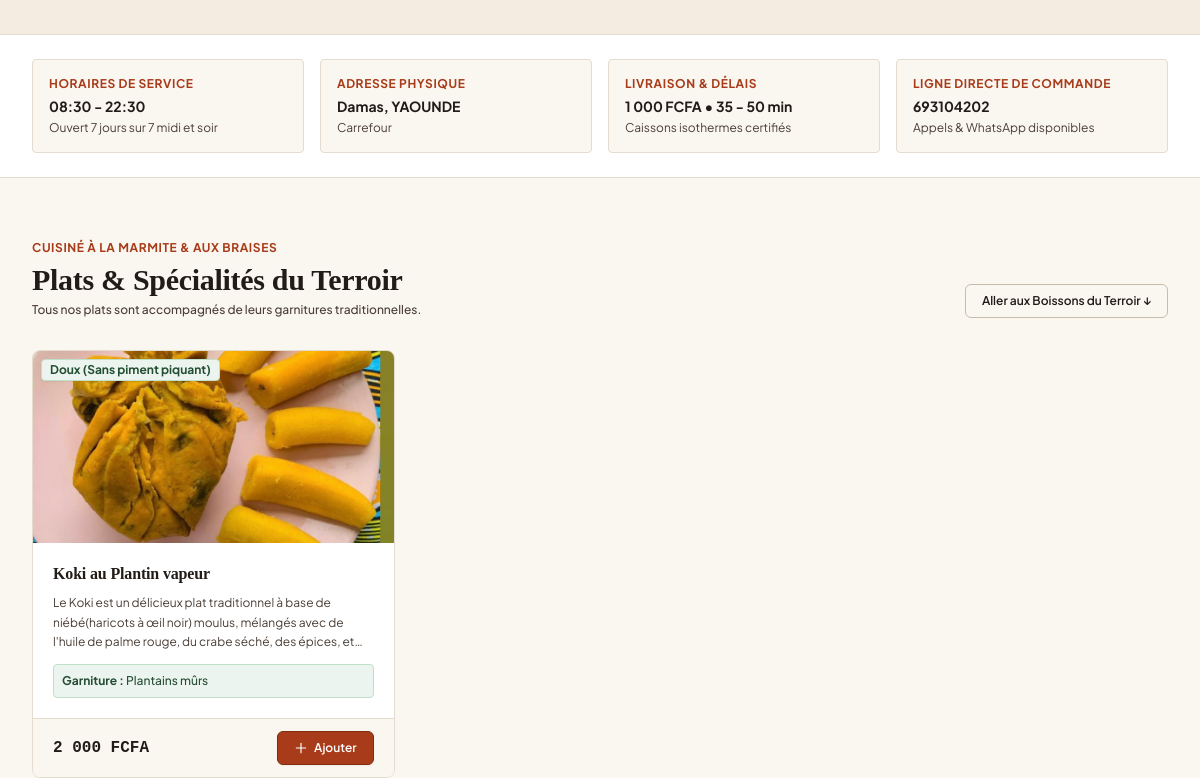
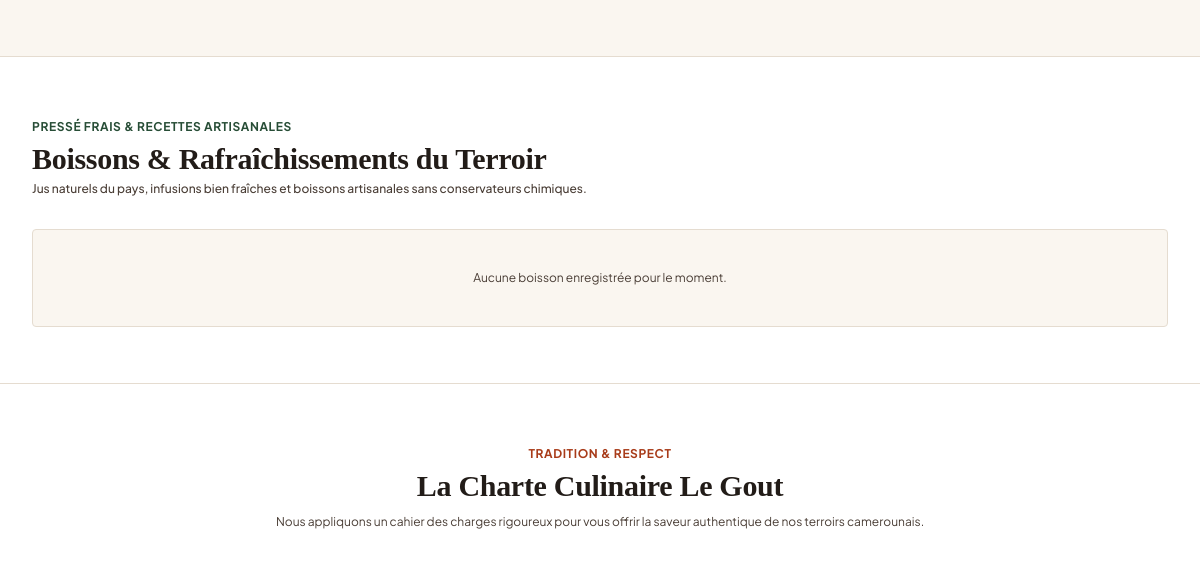
The app's page / (middle part), older data (2 pictures, top to bottom).
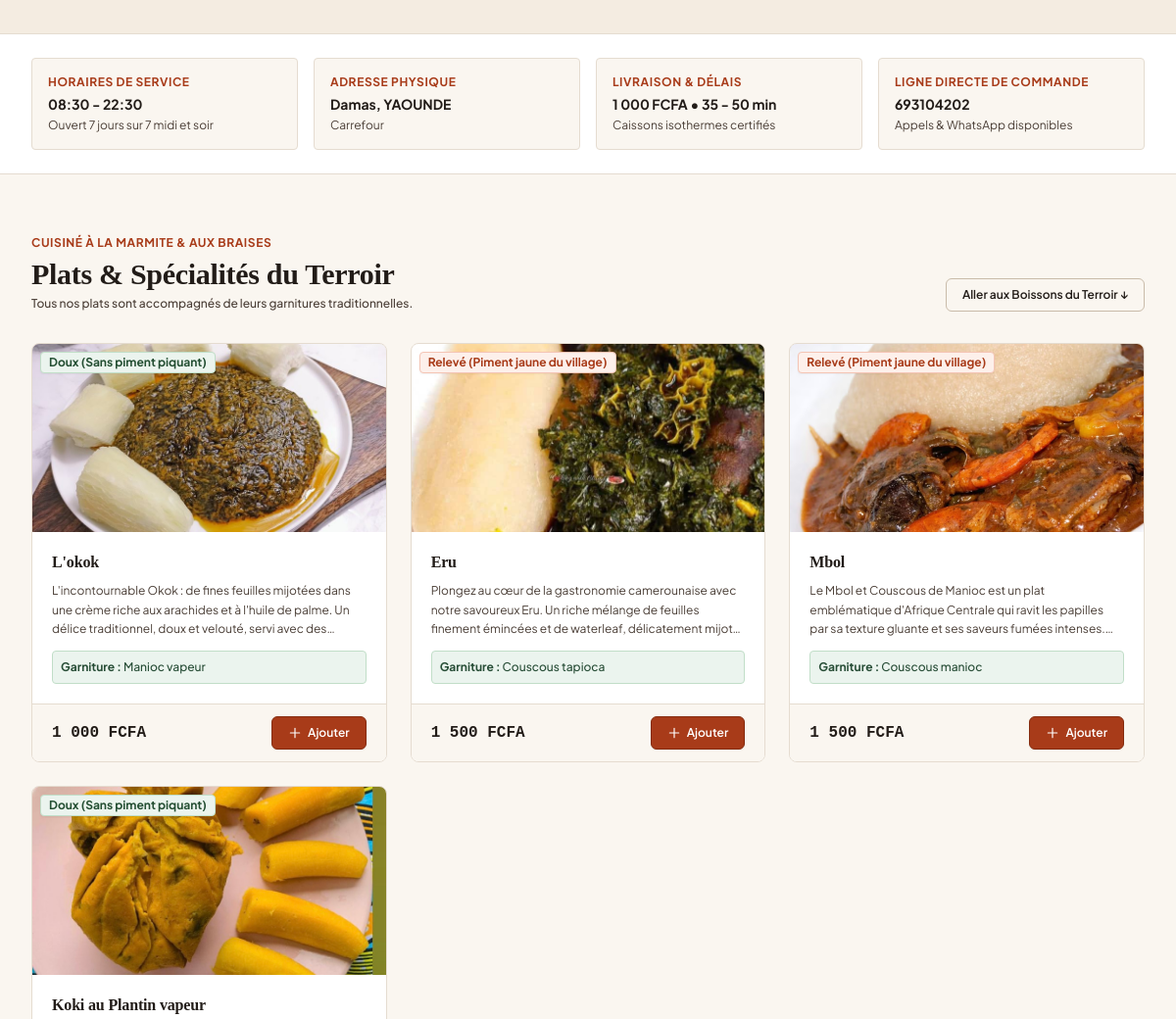
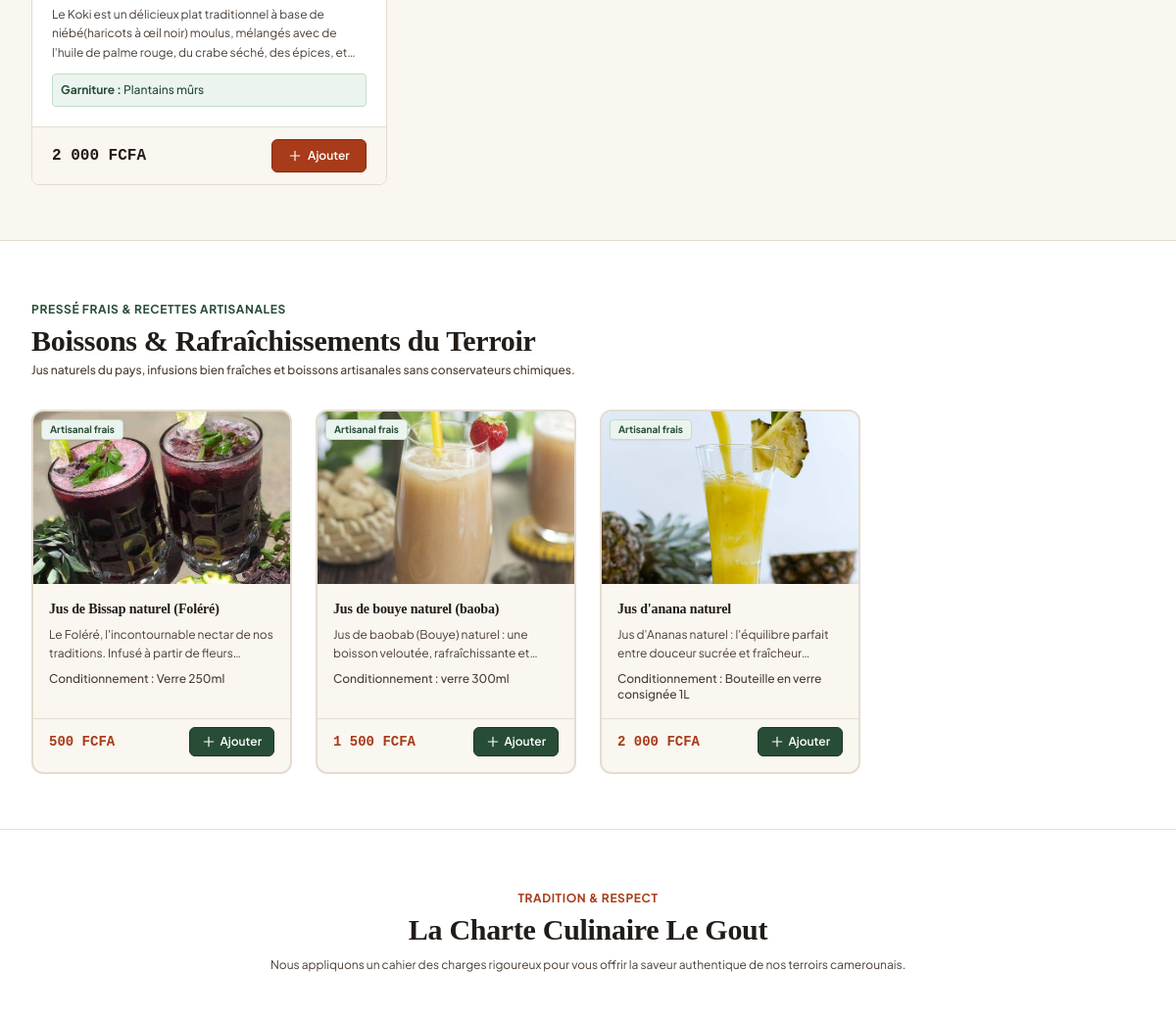
The same page, newer data (2 pictures, top to bottom).
### restaurants/models.py (models this page shows, shortened)
class Dish(models.Model):
    SPICE_CHOICES = [
        ('doux', 'Doux (Sans piment piquant)'),
        ('moyen', 'Piment moyen (Rehaussé au pèbè & rondelles)'),
        ('releve', 'Relevé (Piment jaune du village)'),
        ('fort', 'Très fort (Piment oiseau camerounais pur)'),
    ]
    ORIGIN_CHOICES = [
        ('Littoral (Sawa)', 'Littoral / Terroir Sawa (Wouri, Moungo, Sanaga)'),
        ('Ouest (Bamiléké)', 'Ouest / Terroir Grassfields & Bamiléké'),
        ('Centre & Sud (Beti)', 'Centre, Sud & Est / Terroir Beti & Fang'),
        ('Nord (Sahel)', 'Grand Nord / Sahel (Soya, Kilichi, Boule)'),
        ('Sud-Ouest (Côte)', 'Sud-Ouest & Anglophone (Eru, Achu, Koki)'),
        ('Pan-Africain', 'Grillades & Boissons artisanales'),
    ]
    PRODUCT_TYPE_CHOICES = [
        ('plat', 'Plat principal du terroir'),
        ('boisson', 'Boisson & Rafraîchissement'),
        ('entree', 'Entrée / Amuse-bouche'),
        ('dessert', 'Dessert / Douceur'),
    ]
    restaurant = models.ForeignKey(
        Restaurant,
        on_delete=models.CASCADE,
        related_name='dishes',
        null=True,
        blank=True,
        verbose_name="Restaurant"
    )
    category = models.ForeignKey(
        Category,
        on_delete=models.SET_NULL,
        null=True,
        blank=True,
        related_name='dishes',
        verbose_name="Catégorie"
    )
    name = models.CharField(max_length=150, verbose_name="Nom du produit / plat")
    slug = models.SlugField(max_length=180, blank=True)
    description = models.TextField(verbose_name="Description détaillée des ingrédients et saveurs")
    price = models.PositiveIntegerField(verbose_name="Prix unitaire (FCFA)")
    image = models.CharField(max_length=500, blank=True, default='', verbose_name="Photo réelle du plat (URL ou chemin)")
    image_file = models.ImageField(upload_to='dishes/', blank=True, null=True, verbose_name="Fichier photo téléversé")
    is_available = models.BooleanField(default=True, verbose_name="Disponible en cuisine")
    is_featured = models.BooleanField(default=False, verbose_name="Plat du Chef / Populaire")
    prep_time_minutes = models.PositiveIntegerField(default=25, verbose_name="Temps de préparation (min)")
    spice_level = models.CharField(max_length=20, choices=SPICE_CHOICES, default='moyen', verbose_name="Niveau d'épices")
    authentic_origin = models.CharField(max_length=60, choices=ORIGIN_CHOICES, default='Littoral (Sawa)', verbose_name="Origine régionale")
    product_type = models.CharField(
        max_length=20,
        choices=PRODUCT_TYPE_CHOICES,
        default='plat',
        verbose_name="Type de produit"
    )
    sides_included = models.CharField(
        max_length=200,
        blank=True,
        default='',
        verbose_name="Accompagnements inclus ou au choix"
    )
    created_at = models.DateTimeField(auto_now_add=True)
    @property
    def average_rating(self):
        reviews = self.reviews.all()
        if reviews.exists():
            avg = reviews.aggregate(models.Avg('rating'))['rating__avg']
            return round(avg, 1) if avg else None
        return None
    @property
    def total_reviews_count(self):
        return self.reviews.count()
    def get_absolute_url(self):
        from django.urls import reverse
        if self.slug:
            return reverse('restaurants:dish_detail', kwargs={'slug': self.slug})
        return reverse('core:home')
    class Meta:
        verbose_name = "Produit / Plat"
        verbose_name_plural = "Produits & Plats"
        ordering = ['-is_featured', 'product_type', 'price', 'name']

### core/views.py (the view)
# urls.py: path('', views.home, name='home'),
def home(request):
    restaurant = Restaurant.get_solo()
    query = request.GET.get('q', '').strip()
    base_dishes = Dish.objects.filter(is_available=True).select_related('category')
    if query:
        base_dishes = base_dishes.filter(name__icontains=query)
    from django.core.paginator import Paginator
    main_dishes_qs = base_dishes.filter(product_type='plat')
    drinks_qs = base_dishes.filter(product_type='boisson')
    starters = base_dishes.filter(product_type='entree')
    desserts = base_dishes.filter(product_type='dessert')
    featured_dishes = base_dishes.filter(is_featured=True)[:4]
    dishes_paginator = Paginator(main_dishes_qs, 6)
    page_plats = request.GET.get('page_plats', 1)
    main_dishes = dishes_paginator.get_page(page_plats)
    drinks_paginator = Paginator(drinks_qs, 6)
    page_boissons = request.GET.get('page_boissons', 1)
    drinks = drinks_paginator.get_page(page_boissons)
    if restaurant:
        reviews_qs = restaurant.reviews.all().select_related('client', 'dish').order_by('-created_at')
    else:
        reviews_qs = Review.objects.all().select_related('client', 'dish').order_by('-created_at')
    total_reviews_count = reviews_qs.count()
    if total_reviews_count > 0:
        avg_rating = round(sum(r.rating for r in reviews_qs) / total_reviews_count, 1)
        stars_breakdown = []
        for star in [5, 4, 3, 2, 1]:
            count = reviews_qs.filter(rating=star).count()
            pct = round((count / total_reviews_count) * 100)
            stars_breakdown.append({'star': star, 'count': count, 'pct': pct})
    else:
        avg_rating = float(restaurant.rating) if (restaurant and restaurant.rating) else 5.0
        stars_breakdown = [
            {'star': 5, 'count': 0, 'pct': 0},
            {'star': 4, 'count': 0, 'pct': 0},
            {'star': 3, 'count': 0, 'pct': 0},
            {'star': 2, 'count': 0, 'pct': 0},
            {'star': 1, 'count': 0, 'pct': 0},
        ]
    recent_reviews = reviews_qs[:10]
    review_dishes = Dish.objects.filter(is_available=True).order_by('name')
    context = {
        'restaurant': restaurant,
        'main_dishes': main_dishes,
        'starters': starters,
        'drinks': drinks,
        'desserts': desserts,
        'featured_dishes': featured_dishes,
        'recent_reviews': recent_reviews,
        'total_reviews_count': total_reviews_count,
        'avg_rating': avg_rating,
        'stars_breakdown': stars_breakdown,
        'review_dishes': review_dishes,
        'search_query': query,
    }
    return render(request, 'core/home.html', context)

### core/context_processors.py (called while the page is built, shortened)
def cart_context(request):
    cart = request.session.get('cart', {})
    total_qty = 0
    subtotal = 0
    items_preview = []
    dish_ids = [int(k) for k in cart.keys() if k.isdigit()]
    dishes_by_id = {d.id: d for d in Dish.objects.filter(id__in=dish_ids)}
    return {
        'cart_item_count': total_qty,
        'cart_subtotal': subtotal,
        'cart_items_preview': items_preview,
    }

def global_settings(request):
    restaurant = Restaurant.get_solo()
    return {
        'app_name': 'Le Gout',
        'app_tagline': restaurant.tagline if (restaurant and restaurant.tagline) else 'Saveurs Authentiques du Terroir Camerounais',
        'singleton_restaurant': restaurant,
        'support_phone': restaurant.phone if (restaurant and restaurant.phone) else '+237 690 12 34 56',
        'support_whatsapp': restaurant.phone if (restaurant and restaurant.phone) else '+237 690 12 34 56',
    }

### core/templatetags/resto_tags.py (called while the page is built)
@register.filter(name='fcfa')
def fcfa(value):
    try:
        val = int(value)
        formatted = f"{val:,}".replace(",", " ")
        return f"{formatted} FCFA"
    except (ValueError, TypeError):
        return f"{value} FCFA"

### templates/core/home.html (shortened to what the changed rows need)
{% extends 'base_public.html' %}
{% load static resto_tags %}
{% block content %}
<section id="menu" class="py-14 border-b border-[#E5DCD0] bg-[#FAF6F0]">
  <div class="max-w-7xl mx-auto px-4 sm:px-6 lg:px-8">
    <div class="flex flex-col sm:flex-row sm:items-end justify-between mb-8 gap-4">
      <div>
        <h2 class="font-serif text-2xl sm:text-3xl font-bold text-[#221C18] mt-1">
          Plats & Spécialités du Terroir
        </h2>
      </div>
    </div>
    <div class="grid grid-cols-1 sm:grid-cols-2 lg:grid-cols-3 gap-6">
      {% for dish in main_dishes %}
        <article class="resto-card overflow-hidden flex flex-col justify-between bg-[#FFFFFF] transition-all hover:shadow-md cursor-pointer group"
          data-preview-card="true"
          data-preview-title="{{ dish.name|escape }}"
          data-preview-desc="{{ dish.description|truncatewords:25|escape }}"
          data-preview-price="{{ dish.price|fcfa }}"
          data-preview-img="{% if dish.image %}{{ dish.image }}{% else %}{% static 'images/logo.jpg' %}{% endif %}"
          data-preview-url="{{ dish.get_absolute_url }}"
          data-preview-rating="{{ dish.average_rating|default:'' }}"
          data-preview-count="{{ dish.total_reviews_count|default:0 }}"
          data-preview-badge="{{ dish.get_spice_level_display }}"
          data-preview-badge-class="{% if dish.spice_level == 'doux' %}badge-spice-doux{% elif dish.spice_level == 'moyen' %}badge-spice-moyen{% elif dish.spice_level == 'releve' %}badge-spice-releve{% else %}badge-spice-fort{% endif %}">
          <a href="{{ dish.get_absolute_url }}" class="block">
            <div class="h-48 bg-[#E5DCD0] relative overflow-hidden">
              {% if dish.image %}
                <img src="{{ dish.image }}" alt="{{ dish.name }}" class="w-full h-full object-cover transition-transform duration-300 group-hover:scale-105">
              {% else %}
                <div class="w-full h-full flex items-center justify-center bg-[#F4ECE1] p-4">
                  <img src="{% static 'images/logo.jpg' %}" alt="Le Gout" class="w-16 h-16 rounded-xl object-contain opacity-75">
                </div>
              {% endif %}
              <span class="absolute top-2 left-2 text-xs font-bold px-2 py-0.5 rounded shadow-sm
                {% if dish.spice_level == 'doux' %}badge-spice-doux
                {% elif dish.spice_level == 'moyen' %}badge-spice-moyen
                {% elif dish.spice_level == 'releve' %}badge-spice-releve
                {% else %}badge-spice-fort{% endif %}">
                {{ dish.get_spice_level_display }}
              </span>
            </div>
            <div class="p-5">
              <h3 class="font-serif font-bold text-base text-[#221C18] leading-snug group-hover:text-[#A83B19] transition-colors">
                {{ dish.name }}
              </h3>
              <p class="text-xs text-[#4A3E36] mt-2 line-clamp-3 leading-relaxed">
                {{ dish.description }}
              </p>
              {% if dish.sides_included %}
                <div class="text-xs text-[#274D36] font-medium mt-3 bg-[#EBF4EE] p-2 rounded border border-[#C1DEC8]">
                  <strong>Garniture :</strong> {{ dish.sides_included }}
                </div>
              {% endif %}
            </div>
          </a>
          <div class="px-5 py-3 border-t border-[#E5DCD0] bg-[#FAF6F0] flex items-center justify-between">
            <span class="font-mono font-bold text-base text-[#221C18]">{{ dish.price|fcfa }}</span>
            <form method="POST" action="{% url 'orders:add_to_cart' dish.id %}" class="ajax-add-to-cart-form">
              <button type="submit" class="btn-terracotta text-xs py-2 px-4 shadow-sm flex items-center gap-1.5 transition-transform active:scale-95">
                <svg class="w-3.5 h-3.5" fill="none" stroke="currentColor" viewBox="0 0 24 24">
                  <path stroke-linecap="round" stroke-linejoin="round" stroke-width="2" d="M12 4v16m8-8H4"/>
                </svg>
                <span>Ajouter</span>
              </button>
            </form>
          </div>
        </article>
      {% empty %}
        <div class="col-span-full text-center py-12 border border-[#E5DCD0] rounded bg-[#FFFFFF]">
          <p class="text-sm text-[#4A3E36]">Aucun plat principal disponible pour le moment.</p>
        </div>
      {% endfor %}
    </div>
  </div>
</section>
<section id="boissons" class="py-14 border-b border-[#E5DCD0] bg-[#FFFFFF]">
  <div class="max-w-7xl mx-auto px-4 sm:px-6 lg:px-8">
    <div class="mb-8">
      <h2 class="font-serif text-2xl sm:text-3xl font-bold text-[#221C18] mt-1">
        Boissons & Rafraîchissements du Terroir
      </h2>
    </div>
    <div class="grid grid-cols-1 sm:grid-cols-2 lg:grid-cols-4 gap-6">
      {% for drink in drinks %}
        <article class="resto-card overflow-hidden flex flex-col justify-between bg-[#FAF6F0] border-2 border-[#E5DCD0] rounded-xl transition-all hover:shadow-md cursor-pointer group"
          data-preview-card="true"
          data-preview-title="{{ drink.name|escape }}"
          data-preview-desc="{{ drink.description|truncatewords:20|escape }}"
          data-preview-price="{{ drink.price|fcfa }}"
          data-preview-img="{% if drink.image %}{{ drink.image }}{% else %}{% static 'images/logo.jpg' %}{% endif %}"
          data-preview-url="{{ drink.get_absolute_url }}"
          data-preview-rating="{{ drink.average_rating|default:'' }}"
          data-preview-count="{{ drink.total_reviews_count|default:0 }}"
          data-preview-badge="Artisanal frais"
          data-preview-badge-class="bg-[#EBF4EE] text-[#274D36] border border-[#C1DEC8]">
          <a href="{{ drink.get_absolute_url }}" class="block">
            <div class="h-44 bg-[#E5DCD0] relative overflow-hidden">
              {% if drink.image %}
                <img src="{{ drink.image }}" alt="{{ drink.name }}" class="w-full h-full object-cover transition-transform duration-300 group-hover:scale-105">
              {% else %}
                <div class="w-full h-full flex items-center justify-center bg-[#FAF6F0] p-4">
                  <img src="{% static 'images/logo.jpg' %}" alt="Le Gout" class="w-14 h-14 rounded-xl object-contain opacity-75">
                </div>
              {% endif %}
              <span class="absolute top-2 left-2 text-[10px] font-bold px-2 py-0.5 rounded bg-[#EBF4EE] text-[#274D36] border border-[#C1DEC8] shadow-sm">
                Artisanal frais
              </span>
            </div>
            <div class="p-4">
              <h3 class="font-serif font-bold text-sm text-[#221C18] leading-snug group-hover:text-[#A83B19] transition-colors">
                {{ drink.name }}
              </h3>
              <p class="text-xs text-[#4A3E36] mt-1.5 line-clamp-2 leading-relaxed">
                {{ drink.description }}
              </p>
              {% if drink.sides_included %}
                <div class="text-xs text-[#4A3E36] font-medium mt-2">
                  Conditionnement : {{ drink.sides_included }}
                </div>
              {% endif %}
            </div>
          </a>
          <div class="p-4 pt-2 border-t border-[#E5DCD0] flex items-center justify-between">
            <span class="font-mono font-bold text-sm text-[#A83B19]">{{ drink.price|fcfa }}</span>
            <form method="POST" action="{% url 'orders:add_to_cart' drink.id %}" class="ajax-add-to-cart-form">
              <button type="submit" class="btn-ndole text-xs py-1.5 px-3 flex items-center gap-1 active:scale-95 transition-transform">
                <svg class="w-3.5 h-3.5" fill="none" stroke="currentColor" viewBox="0 0 24 24">
                  <path stroke-linecap="round" stroke-linejoin="round" stroke-width="2" d="M12 4v16m8-8H4"/>
                </svg>
                <span>Ajouter</span>
              </button>
            </form>
          </div>
        </article>
      {% empty %}
        <div class="col-span-full text-center py-10 border border-[#E5DCD0] rounded bg-[#FAF6F0]">
          <p class="text-xs text-[#4A3E36]">Aucune boisson enregistrée pour le moment.</p>
        </div>
      {% endfor %}
    </div>
  </div>
</section>
<section id="terroir" class="py-14 bg-[#FFFFFF] border-b border-[#E5DCD0]">
  <div class="max-w-7xl mx-auto px-4 sm:px-6 lg:px-8">
    <div class="text-center max-w-2xl mx-auto mb-12">
      <h2 class="font-serif text-2xl sm:text-3xl font-bold text-[#221C18] mt-1">
        La Charte Culinaire {{ singleton_restaurant.name|default:"Le Gout" }}
      </h2>
    </div>
  </div>
</section>
{% endblock %}

Row changes from the older to the newer data that the page shows:
added Dish: image (picture), spice_level "Doux (Sans piment piquant)", name "L'okok", description "L'incontournable Okok : de fines feuilles mijotées dans une crème riche aux arachides et à l'huile de palme. Un délice traditionnel, doux et velouté, servi avec…", sides_included "Manioc vapeur", price|fcfa "1 000 FCFA", shown under "Plats & Spécialités du Terroir"
added Dish: image (picture), spice_level "Relevé (Piment jaune du village)", name "Eru", description "Plongez au cœur de la gastronomie camerounaise avec notre savoureux Eru. Un riche mélange de feuilles finement émincées et de waterleaf, délicatement…", sides_included "Couscous tapioca", price|fcfa "1 500 FCFA", shown under "Plats & Spécialités du Terroir"
added Dish: image (picture), spice_level "Relevé (Piment jaune du village)", name "Mbol", description "Le Mbol et Couscous de Manioc est un plat emblématique d'Afrique Centrale qui ravit les papilles par sa texture gluante et ses saveurs fumées…", sides_included "Couscous manioc", price|fcfa "1 500 FCFA", shown under "Plats & Spécialités du Terroir"
added Dish: image (picture), name "Jus de Bissap naturel (Foléré)", description "Le Foléré, l'incontournable nectar de nos traditions. Infusé à partir de…", sides_included "Verre 250ml", price|fcfa "500 FCFA", shown under "Boissons & Rafraîchissements du Terroir"
added Dish: image (picture), name "Jus de bouye naturel (baoba)", description "Jus de baobab (Bouye) naturel : une boisson veloutée, rafraîchissante…", sides_included "verre 300ml", price|fcfa "1 500 FCFA", shown under "Boissons & Rafraîchissements du Terroir"
added Dish: image (picture), name "Jus d'anana naturel", description "Jus d'Ananas naturel : l'équilibre parfait entre douceur sucrée et…", sides_included "Bouteille en verre consignée 1L", price|fcfa "2 000 FCFA", shown under "Boissons & Rafraîchissements du Terroir"
Text that changed along with them:
text no longer shown: "Aucune boisson enregistrée pour le moment."
